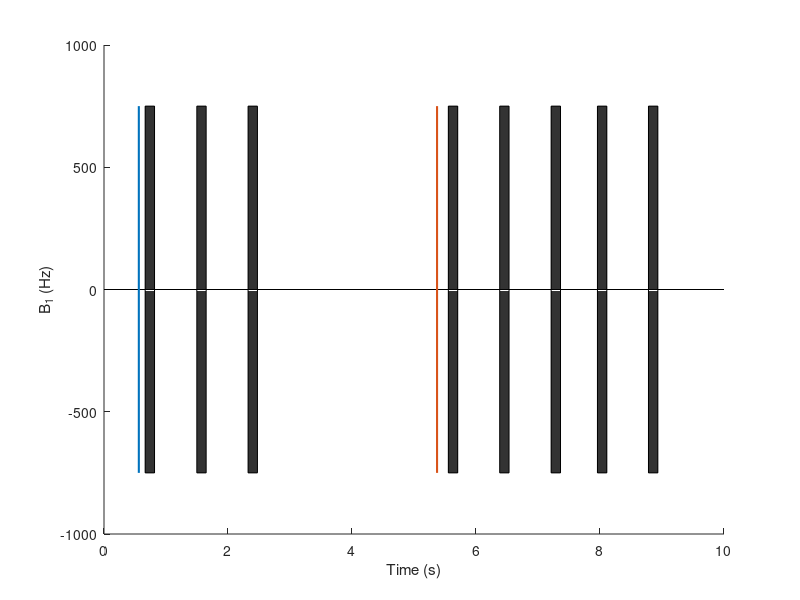

Write the MATLAB code that produced this figure. (Note: this script raises an error after producing the figure.)
clear all;
close all;
% Using bloch simulator for Adiabatic pulse simulation
% TR is 2.4 for the consistency with kellman 2015
% The most up-to-date kellman fig2 simulation
% This script can show TR is sensitive factor for 1.5T scans

addpath('../lib_EPGX/')
addpath('../EPGX-src/')
%addpath('D:\Data\Exvivo_Phantom');
addpath('../BlochSimDemo/');
addpath('../M219/');

%% T1 mapping MOLLI
TI_array = [102, 182, 935, 1010, 1762, 1840, 2587, 3410];
figure();
b1 = 750;
TR = 2.4;
PhaseEnc = 58;
num_rampup = 5;

HR = 60*1000/(((TI_array(8) - TI_array(7)) + (TI_array(7) - TI_array(6)) + (TI_array(6) - TI_array(4)) + ...
    (TI_array(4) - TI_array(2)) + (TI_array(5) - TI_array(3)) + (TI_array(3) - TI_array(1))) / 6);
window = round(60*1000 / HR);
acq_win = TR*(PhaseEnc+num_rampup);
trigger = window-TI_array(1)-acq_win;
line([0,10],[0,0],'Color', 'black')
hold on;
plot([trigger trigger]/1000, [-b1 b1], 'LineWidth', 1.5)

% 3 bSSFP readout
rectangle('Position', [(window-acq_win)/1000 -b1 acq_win/1000 b1*2], 'FaceColor',[0.2 0.2 0.2])
rectangle('Position', [(trigger+TI_array(3))/1000 -b1 acq_win/1000 b1*2], 'FaceColor',[0.2 0.2 0.2])
rectangle('Position', [(trigger+TI_array(5))/1000 -b1 acq_win/1000 b1*2], 'FaceColor',[0.2 0.2 0.2])

% 3 recovery time
% 5 bSSFP readout
trigger2 = 7 * window - TI_array(2) - acq_win;
plot([trigger2 trigger2]/1000, [-b1 b1], 'LineWidth', 1.5)
rectangle('Position', [(7*window-acq_win)/1000 -b1 acq_win/1000 b1*2], 'FaceColor',[0.2 0.2 0.2])
rectangle('Position', [(trigger2+TI_array(4))/1000 -b1 acq_win/1000 b1*2], 'FaceColor',[0.2 0.2 0.2])
rectangle('Position', [(trigger2+TI_array(6))/1000 -b1 acq_win/1000 b1*2], 'FaceColor',[0.2 0.2 0.2])
rectangle('Position', [(trigger2+TI_array(7))/1000 -b1 acq_win/1000 b1*2], 'FaceColor',[0.2 0.2 0.2])
rectangle('Position', [(trigger2+TI_array(8))/1000 -b1 acq_win/1000 b1*2], 'FaceColor',[0.2 0.2 0.2])

xlabel('Time (s)')
ylabel('B_1 (Hz)')

half_readout = zeros(8, 1);
center_k = TR * (num_rampup + PhaseEnc/2) / 1000;
half_readout(1) = (window-acq_win)/1000 + center_k;
half_readout(2) = (trigger+TI_array(3))/1000 + center_k;
half_readout(3) = (trigger+TI_array(5))/1000 + center_k;
half_readout(4) = (7*window-acq_win)/1000 + center_k;
half_readout(5) = (trigger2+TI_array(4))/1000 + center_k;
half_readout(6) = (trigger2+TI_array(6))/1000 + center_k;
half_readout(7) = (trigger2+TI_array(7))/1000 + center_k;
half_readout(8) = (trigger2+TI_array(8))/1000 + center_k;

%% Fig. 2
TI_array = [102, 935, 1762, 182, 1010, 1840, 2587, 3410];
num_rampup = 5;
% npulse = 58 + num_rampup; % Single-shot 
% A final half-alpha 'restore pulse' to return the magnetization into Mz
t_delay = TI_array(1); % TI = 650 ms
flip = 180; % prep flip angle = 180 degree
alpha = 35;
T1 = 1000;
T2 = 45;
T1_fat3t = 400;
T2_fat3t = 100;
T1_fat15t = 260;
T2_fat15t = 60;
df = 0; %Hz
df_fat3t = 420;
df_fat15t = 210;


prep = struct;
prep.flip = d2r(flip);
prep.t_delay = t_delay;
M0 = [0 0 1]';
TD = trigger; % ms

RAMP_DOWN = 1;
npulse = 58 + num_rampup + RAMP_DOWN;

%%% User inputs for adiabatic pulse:
adiabatic.mu = 5;   % Phase modulation parameter [dimensionless]
adiabatic.beta1 = 750;   % Frequency modulation parameter [rad/s]
adiabatic.pulseWidth = 10.24*2;   % RF pulse duration [ms] % According to siemens 3T
adiabatic.A0 = 0.12; 

[t_total, M_total_total, t_readout, Mxy_readout] = seq_T1MOLLI_noMT_bloch2(TI_array, TD, npulse, T1, T2, alpha, TR, prep, M0, trigger, trigger2, df, adiabatic, RAMP_DOWN);
[t_total, M_total_total_fat3t, t_readout, Mxy_readout_fat3t] = seq_T1MOLLI_noMT_bloch2(TI_array, TD, npulse, T1_fat3t, T2_fat3t, alpha, TR, prep, M0, trigger, trigger2, df_fat3t, adiabatic, RAMP_DOWN);
[t_total, M_total_total_fat15t, t_readout, Mxy_readout_fat15t] = seq_T1MOLLI_noMT_bloch2(TI_array, TD, npulse, T1_fat15t, T2_fat15t, alpha, TR, prep, M0, trigger, trigger2, df_fat15t, adiabatic, RAMP_DOWN);

%%
Mz_total_total = M_total_total(3, :);
Mz_total_total_fat3t = M_total_total_fat3t(3, :);
Mz_total_total_fat15t = M_total_total_fat15t(3, :);
% Plot for Fig. B
figure();
plot(t_total/1000, Mz_total_total, 'LineWidth', 2.5)
hold on;
%plot(t_total/1000, Mz_total_total_fat3t, '-.', 'LineWidth', 2.5)
plot(t_total/1000, Mz_total_total_fat15t, '-.', 'LineWidth', 2.5)

% legend({'Remote (no MT)'});
xlabel('Time (s)'); ylabel('M_z/M_0');
grid on;
xlim([0 10]);

TI_array_sorted = sort(TI_array) + TR * ((npulse-num_rampup-RAMP_DOWN) / 2 + num_rampup);
%TI_array_sorted/1000 + center_k
hold on;
plot([half_readout half_readout], [-1 1], 'Color', [0.9290, 0.6940, 0.1250], 'LineWidth', 1)
hold off;
set(gca,'fontsize', 18)

Mxy_readout_array = MOLLI_readout_reorder(Mxy_readout);
Mxy_readout_array_PhaseEnc = Mxy_PhaseEnc(Mxy_readout_array);

Mxy_readout_array_fat15t = MOLLI_readout_reorder(Mxy_readout_fat15t);
Mxy_readout_array_PhaseEnc_fat15t = Mxy_PhaseEnc(Mxy_readout_array_fat15t);

figure();
plot(TI_array_sorted/1000, Mxy_readout_array_PhaseEnc, 'o-', 'LineWidth', 1.5)
hold on;
plot(TI_array_sorted/1000, Mxy_readout_array_PhaseEnc_fat15t, '*-', 'LineWidth', 1.5)
legend({'Myocardium', 'Fat 1.5T'}, 'Location', 'SouthEast');
xlabel('TI (s)'); ylabel('Signal')
grid on;
%% Kellman figure 2 (change between 1.5T and 3T here)
FF = [0:1:8]/8;
figure();
Mxy_readout_array_PhaseEnc = zeros(numel(FF), numel(Mxy_readout));
for i = 1:numel(FF)
    ff = FF(i);
    Mxy_readout_comp = (1-ff) * Mxy_readout + ff * Mxy_readout_fat3t;
    Mxy_readout_array = MOLLI_readout_reorder(Mxy_readout_comp);
    Mxy_readout_array_PhaseEnc(i, :) = Mxy_PhaseEnc(Mxy_readout_array);
    subplot(3,3,i);
    plot(TI_array_sorted/1000, Mxy_readout_array_PhaseEnc(i, :), 'r-', 'LineWidth', 2)
    hold on;
    plot(TI_array_sorted/1000, Mxy_readout_array_PhaseEnc(i, :), 'o', 'LineWidth', 2)
    ylim([-0.4 0.3])
    grid on;
    xlabel('Inversion Time (s)'); ylabel('Mxy');
    title(cat(2, 'FF = ', num2str(ff)));
    set(gca,'fontsize', 18) 
end

%% Exp fitting (kellman figure 2)
x=TI_array_sorted';
native_t1_noMT_array = zeros(1, numel(FF));
figure();
for i = 1:numel(FF)
y=Mxy_readout_array_PhaseEnc(i, :).';
g = fittype('a-b*exp(-c*x)');
f0 = fit(x,y,g,'StartPoint',[.0;.0; 0.001]);
xx = linspace(1,3500,100);

subplot(3,3,i)
plot(x,y,'ro',xx,f0(xx),'b-', 'LineWidth', 1.5);
grid on;
ylim([-0.4 0.3]);
xlabel('Inversion Time (s)'); ylabel('Mxy');
title(cat(2, 'FF = ', num2str(FF(i))));
set(gca,'fontsize', 18)
coef = coeffvalues(f0);
native_t1_noMT_array(i) = 1/coef(3) * (coef(2) / coef(1) - 1);

txt = cat(2, 'T1 = ', num2str(round(native_t1_noMT_array(i))), ' ms');
if i == 4 || i == 5
    x_text = 3000;
    y_text = 0.1;
else
    x_text = 3000;
    y_text = 0;
end
text(x_text, y_text, txt,'HorizontalAlignment','right', 'FontSize', 16)
end


%% OPTIONAL FROM BELOW %%%%%%%%%%%%%%%%%%%%%%%%%%%%%%%%%%%%%%%%%%%%%%%%%%%%
%%%%%%%%%%%%%%%%%%%%%%%%%%%%%%%%%%%%%%%%%%%%%%%%%%%%%%%%%%%%%%%%%%%%%%%%%%%
% WRITE MOVIES FOR DISPLAY

%%
Mxy = M_total_total_fat15t(1,:) + 1i * (M_total_total_fat15t(2,:));
Mxy_PhaseEnc_array = Mxy_PhaseEnc(Mxy);
figure();
curve = animatedline('Color', 'k');
curve2 = animatedline('Color', 'r');
set(gca, 'XLim', [0 10], 'YLim', [-1 1]);
%legend({'Mz', 'Mxy'})
grid on;
for i = 1:length(t_total)
    addpoints(curve, t_total(i)/1000, Mz_total_total(i));
    addpoints(curve2, t_total(i)/1000, Mxy_PhaseEnc_array(i));
    drawnow limitrate
    pause(0.002)
end

%% Mxy
Mxy = M_total_total(1,:) + 1i * (M_total_total(2,:));
Mxy_PhaseEnc_array = Mxy_PhaseEnc(Mxy);
figure();
curve = animatedline('Color', 'k');
set(gca, 'XLim', [0 10], 'YLim', [-1 1]);
grid on;
for i = 1:length(t_total)
    addpoints(curve, t_total(i)/1000, Mxy_PhaseEnc_array(i));
    drawnow limitrate
    pause(0.0025)
end

%% Be careful %%%%%%%%%%%%%%%%%%%%%%%%%%%%%%%%%%%%%%%%%%%%%%%%%%%%%%%%%%%%
% The two section below takes a few minutes to process %%%%%%%%%%%%%%%%%%%
%%
figure();

for i = 1:length(t_total)
    plot(t_total(1:i)/1000, Mz_total_total(1:i), 'b-');
    set(gca, 'XLim', [0 10], 'YLim', [-1 1.05]);
    hold on;
    plot(t_total(1:i)/1000, Mz_total_total_fat15t(1:i), 'r--');
    hold off;
    legend({'Myocardium', 'Fat 1.5T'}, 'Location', 'SouthEast');
    grid on;
    %hold on;
    % drawnow limitrate
    % pause(0.002)
    movieVector(i) = getframe;
end

 myWriter = VideoWriter('curve');
 myWriter.FrameRate = 200;
 
 % Open the videowriter object, write the movie and close the file
 open(myWriter);
 writeVideo(myWriter, movieVector);
 close(myWriter);
 
%% This one should be avoided

figure();
set(gca, 'XLim', [0 10], 'YLim', [-1 1]);
grid on;
hold on;
for i = 1:length(t_total)
    plot(t_total(i)/1000, Mz_total_total(i), 'o');
    %hold on;
    % drawnow limitrate
    % pause(0.002)
    movieVector(i) = getframe;
end

 myWriter = VideoWriter('curve');
 myWriter.FrameRate = 200;
 
 % Open the videowriter object, write the movie and close the file
 open(myWriter);
 writeVideo(myWriter, movieVector);
 close(myWriter);